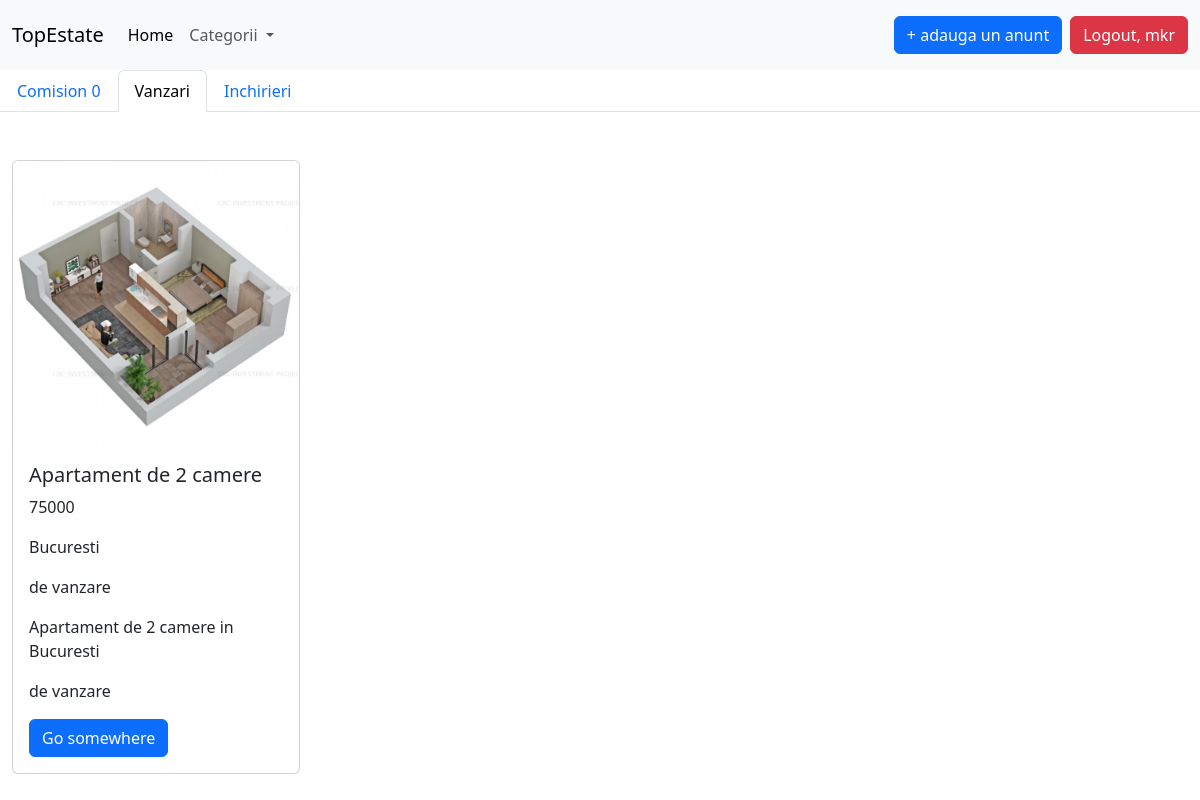
Screenshot of /comision_0/vanzari/ (signed in) with the database file from the repository.
### createPost/models.py (models this page shows)
class Anunt(models.Model):
    optiuni_proprietati = [
        ('apartamente', 'Apartamente'),
        ('case/vile', 'Case/Vile'),
        ('terenuri', 'Terenuri')
    ]
    optiuni_achizitie = [
        ('de vanzare', 'De vanzare'),
        ('de inchiriat', 'De inchiriat')
    ]
    tipuri_anunt = [
        ('C0', 'Comision 0'),
        ('AR', 'Ansamblu Rezidential'),
        ('AI', 'Agentii Imobiliare')
    ]
    tip_proprietate = models.CharField(choices=optiuni_proprietati, max_length=30)
    tip_vanzare = models.CharField(choices=optiuni_achizitie, max_length=30)
    titul_anunt = models.CharField(max_length=80)
    poze = models.ImageField(upload_to='media/', null=True)
    suprafata_utila = models.CharField(max_length=10)
    pret = models.CharField(max_length=30)
    localizare = models.CharField(max_length=80)
    descriere = models.TextField(max_length=500)
    tip_anunt = models.CharField(choices=tipuri_anunt, max_length=2, default='C0')

### sellMethod/views.py (the view)
# urls.py: path('comision_0/vanzari/', views.SellComision0View.as_view(), name='sell-C0'),
class SellComision0View(ListView):
    template_name = 'sellMethod/sell_C0.html'
    model = Anunt
    context_object_name = 'all_announce'
    def get_queryset(self):
        return Anunt.objects.filter(tip_vanzare='de vanzare', tip_anunt='C0')

### templates/sellMethod/sell_C0.html (shortened to what this page needs)
{% extends 'base.html' %}
{% load static %}
{% block content %}
    <div class="container-fluid">
        <div class="row">
            <ul class="nav nav-tabs">
                <li class="nav-item">
                    <a class="nav-link" href="{% url 'comision-0' %}">Comision 0</a>
                </li>
                <li class="nav-item">
                    <a class="nav-link active" aria-current="page" href="{% url 'sell-C0' %}">Vanzari</a>
                </li>
                <li class="nav-item">
                    <a class="nav-link" href="{% url 'rent-C0' %}">Inchirieri</a>
                </li>
            </ul>
            {% if user.is_authenticated %}
                {% for anunt in all_announce %}
                    <div class="col-md-3 ">
                        <br><br>
                        <div class="card" style="width: 18rem;">
                            {% if anunt.poze %}
                                <img src="{{ anunt.poze.url }}" class="card-img-top" alt="...">
                            {% else %}
                                <img src="{% static 'images/no_image_available.png' %}" class="card-img-top" alt="...">
                            {% endif %}
                            <div class="card-body">
                                <h5 class="card-title">{{ anunt.titul_anunt }}</h5>
                                <p class="card-text">{{ anunt.pret }}</p>
                                <p class="card-text">{{ anunt.localizare }}</p>
                                <p class="card-text">{{ anunt.tip_vanzare }}</p>
                                <p class="card-text">{{ anunt.descriere }}</p>
                                <p class="card-text">{{ anunt.tip_vanzare }}</p>
                                <a href="#" class="btn btn-primary">Go somewhere</a>
                            </div>
                        </div>
                    </div>
                {% endfor %}
            {% else %}
                <p><a href="{% url 'login' %}"> Intra in cont pentru a vedea anunturile </a></p>
            {% endif %}
        </div>
    </div>
{% endblock %}

### templates/navbar.html (shortened to what this page needs)
<nav class="navbar navbar-expand-lg bg-body-tertiary">
    <div class="container-fluid">
        <a class="navbar-brand" href="{% url 'home' %}">TopEstate</a>
        <div class="collapse navbar-collapse" id="navbarSupportedContent">
            <ul class="navbar-nav me-auto mb-2 mb-lg-0">
                <li class="nav-item">
                    <a class="nav-link active" aria-current="page" href="{% url 'home' %}">Home</a>
                </li>
                <li class="nav-item dropdown">
                    <a class="nav-link dropdown-toggle" href="#" role="button" data-bs-toggle="dropdown"
                       aria-expanded="false">
                        Categorii
                    </a>
                </li>
            </ul>
            {% if user.is_authenticated %}
                <div class = 'p-2'>
                    <a href="{% url 'create-post' %}" class="btn btn-primary"> + adauga un anunt </a>
                </div>
                <div>
                    <a href="{% url 'logout' %}" class="btn btn-danger">Logout, {{ user.username }}</a>
                </div>
            {% else %}
                <div>
                    <a href="{% url 'login' %}" class="btn btn-success">Login</a>
                    <a href="{% url 'create-user' %}" class="btn btn-warning">Sign Up</a>
                </div>
            {%  endif %}
        </div>
    </div>
</nav>

### rows the page displays
Anunt: poze (picture), titul_anunt "Apartament de 2 camere", pret "75000", localizare "Bucuresti", tip_vanzare "de vanzare", descriere "Apartament de 2 camere in Bucuresti"

### other values shown
{{ user.username }} "mkr"
